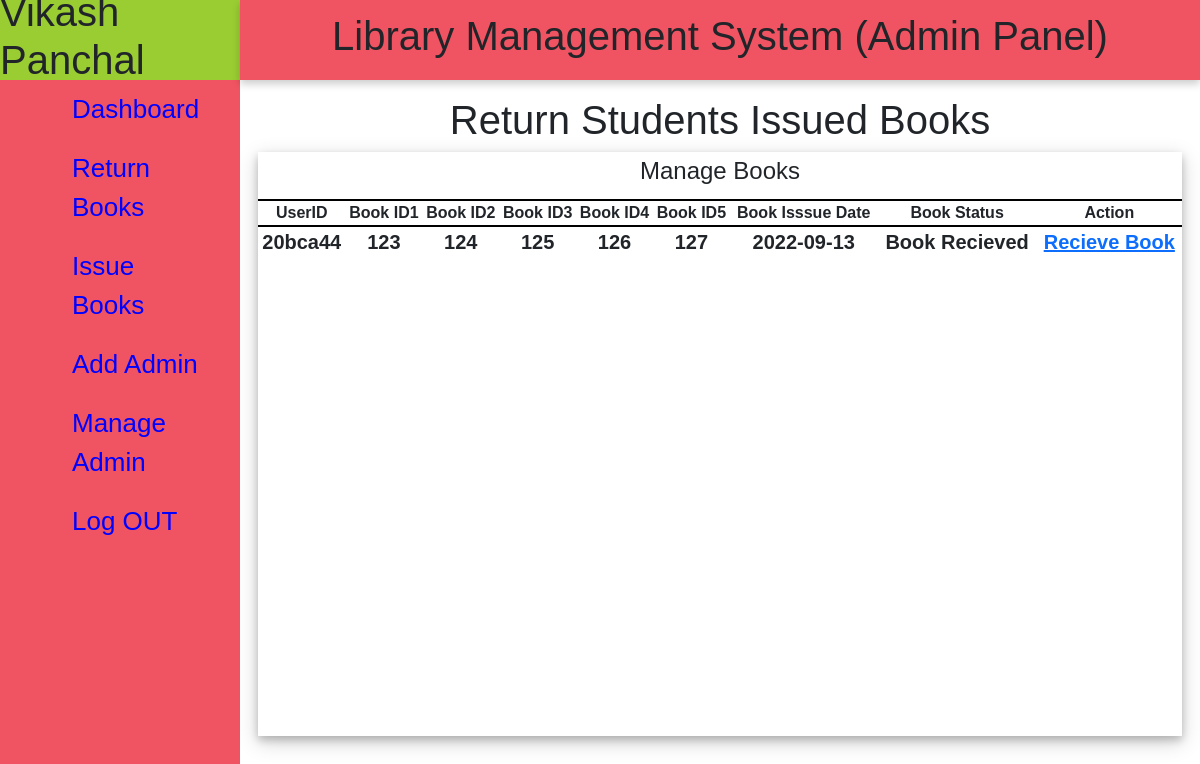
Screenshot of /adminpanel/profile.php (signed in) with the database file from the repository.
### tables this page shows
CREATE TABLE IF NOT EXISTS `issuebook_mst` (
  `collage_id` varchar(8) NOT NULL,
  `book1_id` int(6) NOT NULL,
  `book2_id` int(6) NOT NULL,
  `book3_id` int(6) NOT NULL,
  `book4_id` int(6) NOT NULL,
  `book5_id` int(6) NOT NULL,
  `issue_date` date NOT NULL,
  `recieve_date` date NOT NULL,
  `book_status` text NOT NULL,
  `dept` varchar(6) NOT NULL
);

### adminpanel/profile.php (the view, shortened to what this page needs)
<?php
    include '_sidemenu.php';
    include ('connection.php');
    $sql="Select collage_id,book1_id,book2_id,book3_id,book4_id,book5_id,issue_date,book_status from issuebook_mst";
    $result=mysqli_query($con,$sql);
?>
<!DOCTYPE html>
<html lang="en">
<head>
    <link rel="stylesheet" href="profile.css">
    <link rel="stylesheet" href="bootstrap.min.css">
</head>
<body>
    <div class="desc">
        <div class="text-center">
            <h1>Return Students Issued Books</h1>
        </div>
        <div class="content2">
            <div class="issuebook">
                <div class="title">
                    <h4>Manage Books</h4>
                </div>
                    <table>
                        <tr>
                            <th>UserID</th>
                            <th>Book ID1</th>
                            <th>Book ID2</th>
                            <th>Book ID3</th>
                            <th>Book ID4</th>
                            <th>Book ID5</th>
                            <th>Book Isssue Date</th>
                            <th>Book Status</th>
                            <th>Action</th>
                        </tr>
                        <?php
                            $result1=array($result);
                            foreach($result1 as $data){
                                while($row=mysqli_fetch_object($data)){
                        ?>
                        <tr>
                                    <td><?php echo $row->collage_id; ?></td>
                                    <td><?php echo $row->book1_id; ?></td>
                                    <td><?php echo $row->book2_id; ?></td>
                                    <td><?php echo $row->book3_id; ?></td>
                                    <td><?php echo $row->book4_id; ?></td>
                                    <td><?php echo $row->book5_id; ?></td>
                                    <td><?php echo $row->issue_date; ?></td>
                                    <td><?php echo $row->book_status; ?></td>
                                    <td><a href="recieve_book.php?collage_id=<?php echo $row->collage_id?>">Recieve Book</a></td>
                        </tr>
                        <?php
                                }
                            }
                        ?>
                    </table>
                </div>
        </div>
    </div>
</body>
</html>

### adminpanel/_menu.css (style rules this page uses)
* { margin: 0; padding: 0; box-sizing: border-box; font-family: 'Trebuchet MS', 'Lucida Sans Unicode', 'Lucida Grande', 'Lucida Sans', Arial, sans-serif; }
body { background-color:rgb(213,222,222); min-height: 100vh; }

### adminpanel/profile.css (style rules this page uses)
h1 { font-size: 34px; }
.desc { float: right; right: 0; margin-top: 12vh; margin-right: 18px; width: 77vw; height: auto; position: inherit; }
.desc .content2 { min-height: 59vh; justify-content: space-around; align-items: flex-start; }
.desc .content2 .issuebook { min-height: 73vh; background: white; box-shadow: 0 4px 8px 0 rgba(0,0,0,0.2),0 6px 20px 0 rgba(0,0,0,0.19); display: flex; flex-direction: column; }
.title { display: flex; align-items: center; justify-content: space-around; padding: 5px 10px; border-bottom: 2px solid black; }
table tr th { text-align: center; justify-content: center; border-bottom: 2px solid black; }
table tr td { text-align: center; justify-content: center; font-size: 20px; font-weight: bold; }

### rows the page displays
issuebook_mst: collage_id "20bca44", book1 "123", book2 "124", book3 "125", book4 "126", book5 "127", issue_date "2022-09-13", book_status "Book Recieved"
